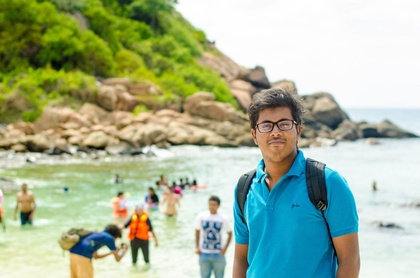
%> input picture ImagePrecessing/Filters/me.jpg, 420 x 278 px, shrunk from 2048 x 1356 before the run
$ octave sharpFilter.m   (GNU Octave 9; MATLAB toolbox functions it lacks are replaced by stand-ins)
%> lines starting %> are read from the running program, lines starting %| are printed output that depends on the picture
g1=[0 0 0;
    0 1 0;
    0 0 0];

g2=[1 1 1;
    1 1 1;
    1 1 1];


g2=g2/9;

G=g1+2*(g1-g2);

a=imread('me.jpg');
%> a is the input picture: size 278x420x3 uint8; mean R, G, B 167, 181.6, 153.4
gray=rgb2gray(a);
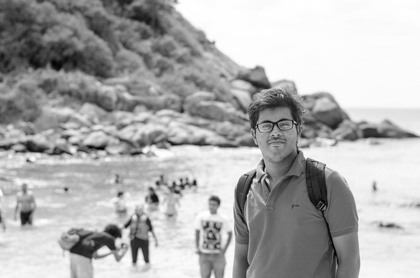
%> gray: size 278x420 uint8; min 1, max 255, mean 174


subplot(2,2,1);
imshow(gray);


subplot(2,2,2);
newImg2=imfilter(gray,G);
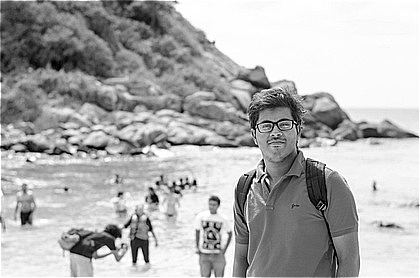
%> newImg2: size 278x420 uint8; min 0, max 255, mean 174.5
% imshow(convTwoFun(a,G));
imshow(newImg2);


G=@(x,y,sigma) 1/(2*pi*sigma^2)*exp(-(x^2+y^2)/2/sigma^2);
w=3;
g=zeros(w,w);
for i=1:w
    for j=1:w
        a=i-ceil(w/2);
        b=j-ceil(w/2);
        g(i,j)=G(a,b,2);
    end
end
%> after the loop, g = [0.031 0.0351 0.031; 0.0351 0.0398 0.0351; 0.031 0.0351 0.031]
g
g=g/sum(sum(g));
%> g = [0.102 0.115 0.102; 0.115 0.131 0.115; 0.102 0.115 0.102]

G2=g1+2*(g1-g);
%> G2 = [-0.204 -0.231 -0.204; -0.231 2.74 -0.231; -0.204 -0.231 -0.204]

subplot(2,2,3);
imshow(imfilter(gray,G2));

$ run again, with ImagePrecessing/Filters/me2.jpg copied over ImagePrecessing/Filters/me.jpg
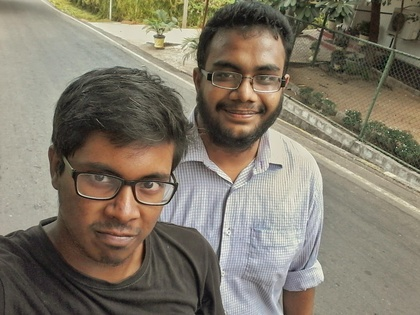
%> input picture ImagePrecessing/Filters/me2.jpg, 420 x 315 px, shrunk from 1600 x 1200 before the run
%> a is the input picture: size 315x420x3 uint8; mean R, G, B 128.4, 120.9, 106.2
%> `gray=rgb2gray(a);`:
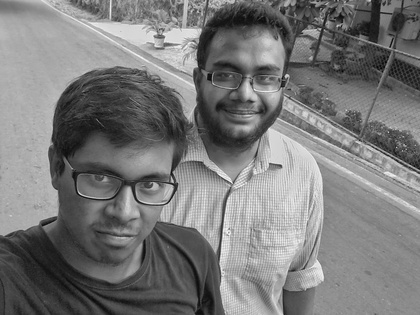
%> gray: size 315x420 uint8; min 5, max 251, mean 121.4
%> `newImg2=imfilter(gray,G);`:
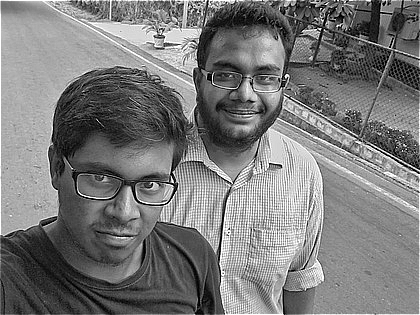
%> newImg2: size 315x420 uint8; min 0, max 255, mean 122.1
%> after the loop `for i=1:w`: g = [0.031 0.0351 0.031; 0.0351 0.0398 0.0351; 0.031 0.0351 0.031]
%> `g=g/sum(sum(g));`: g = [0.102 0.115 0.102; 0.115 0.131 0.115; 0.102 0.115 0.102]
%> G2 = [-0.204 -0.231 -0.204; -0.231 2.74 -0.231; -0.204 -0.231 -0.204]
